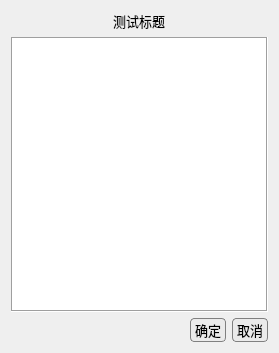
<?xml version="1.0" encoding="UTF-8"?>
<ui version="4.0">
 <class>Form</class>
 <widget class="QWidget" name="Form">
  <property name="geometry">
   <rect>
    <x>0</x>
    <y>0</y>
    <width>279</width>
    <height>353</height>
   </rect>
  </property>
  <property name="windowTitle">
   <string>Form</string>
  </property>
  <layout class="QVBoxLayout" name="verticalLayout">
   <item alignment="Qt::AlignHCenter">
    <widget class="QLabel" name="label">
     <property name="font">
      <font>
       <pointsize>10</pointsize>
      </font>
     </property>
     <property name="text">
      <string>测试标题</string>
     </property>
    </widget>
   </item>
   <item>
    <widget class="QListWidget" name="listWidget">
     <property name="font">
      <font>
       <pointsize>10</pointsize>
      </font>
     </property>
     <property name="frameShape">
      <enum>QFrame::Box</enum>
     </property>
    </widget>
   </item>
   <item>
    <layout class="QHBoxLayout" name="horizontalLayout">
     <item>
      <spacer name="horizontalSpacer">
       <property name="orientation">
        <enum>Qt::Horizontal</enum>
       </property>
       <property name="sizeHint" stdset="0">
        <size>
         <width>40</width>
         <height>20</height>
        </size>
       </property>
      </spacer>
     </item>
     <item>
      <widget class="QPushButton" name="pushButton_ok">
       <property name="minimumSize">
        <size>
         <width>0</width>
         <height>24</height>
        </size>
       </property>
       <property name="font">
        <font>
         <pointsize>10</pointsize>
        </font>
       </property>
       <property name="styleSheet">
        <string notr="true">QPushButton
{background-color: rgb(235, 235, 235);
border: 1px solid gray;
border-radius: 4px;
padding-left:4px;
padding-right:4px;


}
 QPushButton:hover {
            background-color:  rgb(225, 225, 225);
}

 QPushButton:pressed {
            background-color:  rgb(215, 215, 215);
        }        
</string>
       </property>
       <property name="text">
        <string>确定</string>
       </property>
      </widget>
     </item>
     <item>
      <widget class="QPushButton" name="pushButton_cancel">
       <property name="minimumSize">
        <size>
         <width>0</width>
         <height>24</height>
        </size>
       </property>
       <property name="font">
        <font>
         <pointsize>10</pointsize>
        </font>
       </property>
       <property name="styleSheet">
        <string notr="true">QPushButton
{background-color: rgb(235, 235, 235);
border: 1px solid gray;
border-radius: 4px;
padding-left:4px;
padding-right:4px;


}
 QPushButton:hover {
            background-color:  rgb(225, 225, 225);
}

 QPushButton:pressed {
            background-color:  rgb(215, 215, 215);
        }        
</string>
       </property>
       <property name="text">
        <string>取消</string>
       </property>
      </widget>
     </item>
    </layout>
   </item>
  </layout>
 </widget>
 <resources/>
 <connections/>
</ui>
